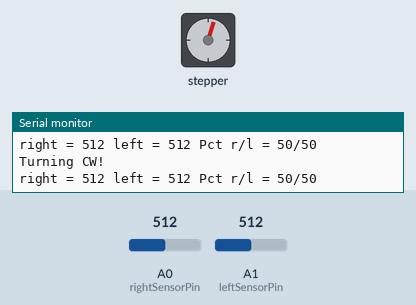
The sketch below on a simulated Arduino Uno, built with avr-gcc and run on an emulated ATmega328P. On the bench: stepper motor, the last lines printed to the serial monitor. The inputs (shaded band) are chosen by the test bench; at power-on: A0 (rightSensorPin) = 512, A1 (leftSensorPin) = 512. Stepper angles assume 4075 steps per turn.

Above: at 1.2 s.
1.3 s: A0 (rightSensorPin) set to 716
At 2.65 s:
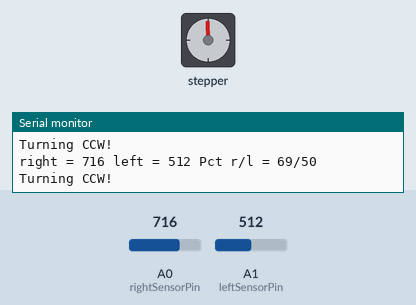
4.3 s: A1 (leftSensorPin) set to 900
At 4.56 s:
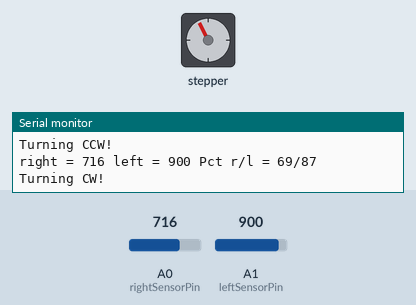
7.3 s: A1 (leftSensorPin) set to 716
At 8.39 s:
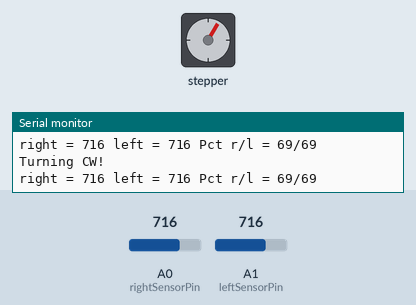
10.3 s: A1 (leftSensorPin) set to 306
13.3 s: A0 (rightSensorPin) set to 0
Timing chart, 0 to 15.9 s (numbered marks = the images above; inputs shaded):
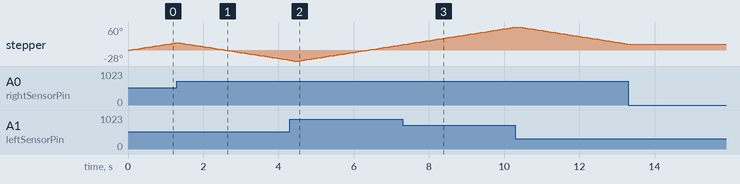

Measured:
- after the input at 13.3 s, stepper: stops changing and stays 16°

The sketch:

SolarTracker.ino
```cpp
const int rightSensorPin = A0;
const int leftSensorPin = A1;
int rightSensorRead = 0;
int leftSensorRead = 0;
int rightLightPct = 0;
int leftLightPct = 0;
int degreeChange = 1;

#include <CustomStepper.h>
CustomStepper stepper(9, 10, 11, 12);

void setup() {
  Serial.begin(9600);
  stepper.setRPM(5);
  stepper.setSPR(4075.7728395);
}

void loop() {
  rightSensorRead = analogRead(rightSensorPin);
  leftSensorRead = analogRead(leftSensorPin);
  rightLightPct = map(rightSensorRead, 0, 1023, 0, 100);
  leftLightPct = map(leftSensorRead, 0, 1023, 0, 100);
  degreeChange = map(abs(rightLightPct-leftLightPct),0,100,2,10);
  Serial.print("right = ");
  Serial.print(rightSensorRead);
  Serial.print(" left = ");
  Serial.print(leftSensorRead);
  Serial.print(" Pct r/l = ");
  Serial.print(rightLightPct);
  Serial.print("/");
  Serial.println(leftLightPct);
  if(rightLightPct < 30 && leftLightPct < 30){
    Serial.println("No sun detected!");
  }else if(rightLightPct > leftLightPct){
    Serial.println("Turning CCW!");
    rotateLeft();
    stepper.run();
  }else{
    Serial.println("Turning CW!");
    rotateRight();
    stepper.run();
  }
}

void rotateLeft(){
  stepper.setDirection(CCW);
  stepper.rotateDegrees(degreeChange);
  while(stepper.isDone() == false){
    stepper.run();
  }
}
void rotateRight(){
  stepper.setDirection(CW);
  stepper.rotateDegrees(degreeChange);
  while(stepper.isDone() == false){
    stepper.run();
  }
}
```
